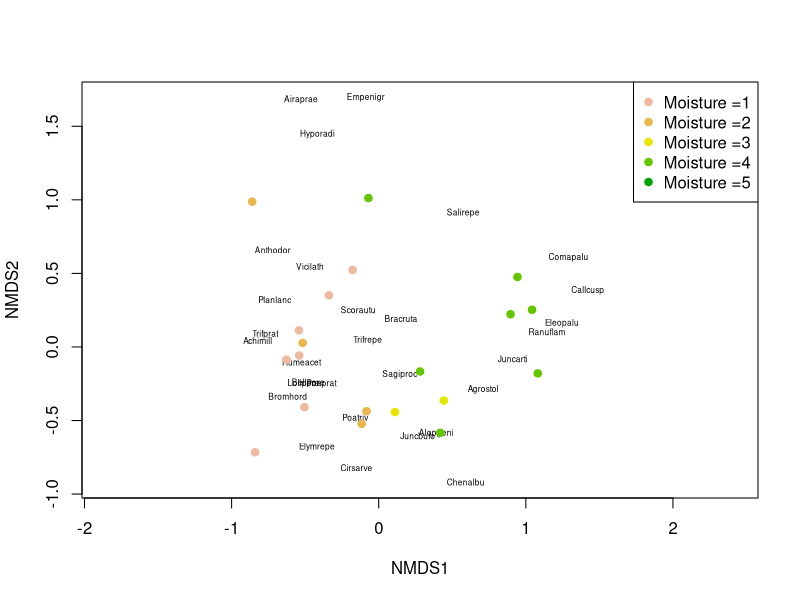
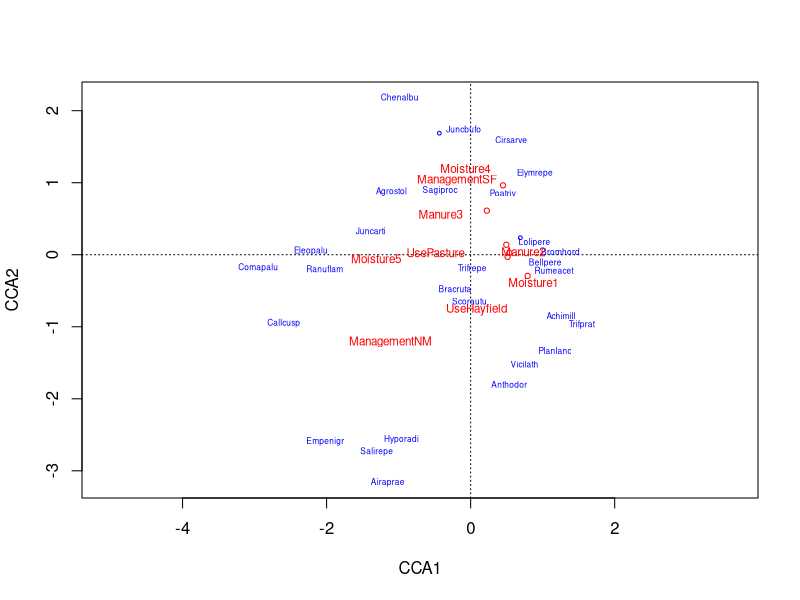
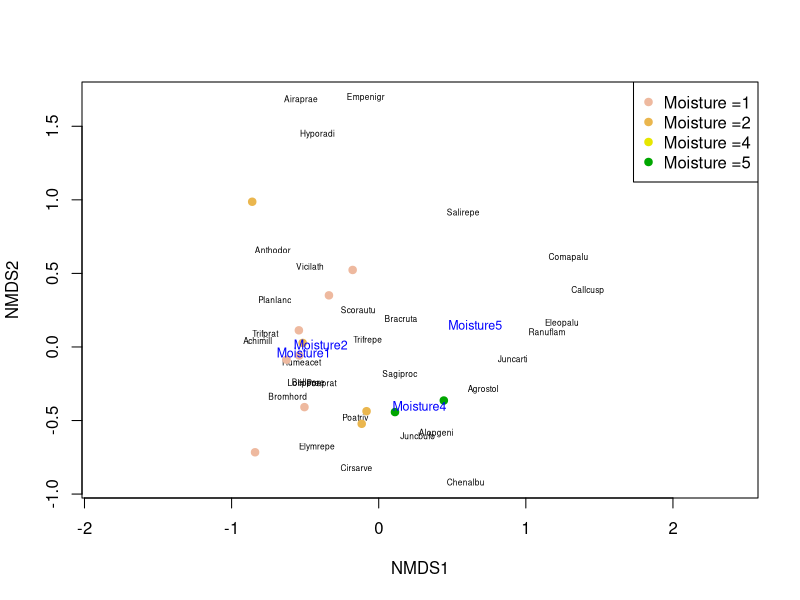

The R script that drew these images, in order:
## ---- chunk 1
library(vegan)
data(dune)
data(dune.env)
?dune
## ---- chunk 2
dune_mds <- metaMDS(dune)
## ---- chunk 3
plot(dune_mds, type='n')
text(dune_mds, 'sp', cex=.5)
color_vect = rev(terrain.colors(6))[-1]
points(dune_mds, 'sites', pch=19, 
        col=color_vect[dune.env$Moisture])
legend('topright', paste("Moisture =", 1:5, sep=''), 
        col=color_vect, pch=19)
## ---- chunk 4
dune.env$Moisture = factor(dune.env$Moisture, levels = 1:5, ordered = FALSE)
cca_dune <- cca(dune ~ ., data=dune.env)
cca_dune1 <- cca(dune ~ dune.env$Moisture + dune.env$A1 + dune.env$Management)
cca_dune2 <- cca(dune ~ dune.env$Moisture + dune.env$A1 + dune.env$Manure)
cca_dune3 <- cca(dune ~ dune.env$Moisture + dune.env$A1 + dune.env$Management + dune.env$Manure)
RsquareAdj(cca_dune, 100)
RsquareAdj(cca_dune1, 100)
RsquareAdj(cca_dune2, 100)
RsquareAdj(cca_dune3, 100)
## ---- chunk 5
anova(cca_dune, permutations = 999)

anova(cca_dune, by = 'margin', permutations = 999)

## ---- chunk 6
plot(cca_dune, type='n', scaling=1)
orditorp(cca_dune, display='sp', cex=0.5, scaling=1, col='blue')
#text(cca_dune, display='bp', col='red')
orditorp(cca_dune, display='cn', col='red')

## ---- chunk 7
dune.fit <- envfit(dune_mds, dune.env)
plot(dune_mds, type = 'n')
text(dune_mds, 'sp', cex = .5)
mois_lvs <- sort(unique(dune.env$Moisture))
color_vect <- rev(terrain.colors(length(mois_lvs) + 1))[-1]
points(dune_mds, 'sites', pch=19,
       col = color_vect[dune.env$Moisture])
plot(dune.fit, p.max = 0.01, cex = .75)
legend('topright', paste("Moisture =", mois_lvs, sep = ''),
       col =color_vect, pch=19)
